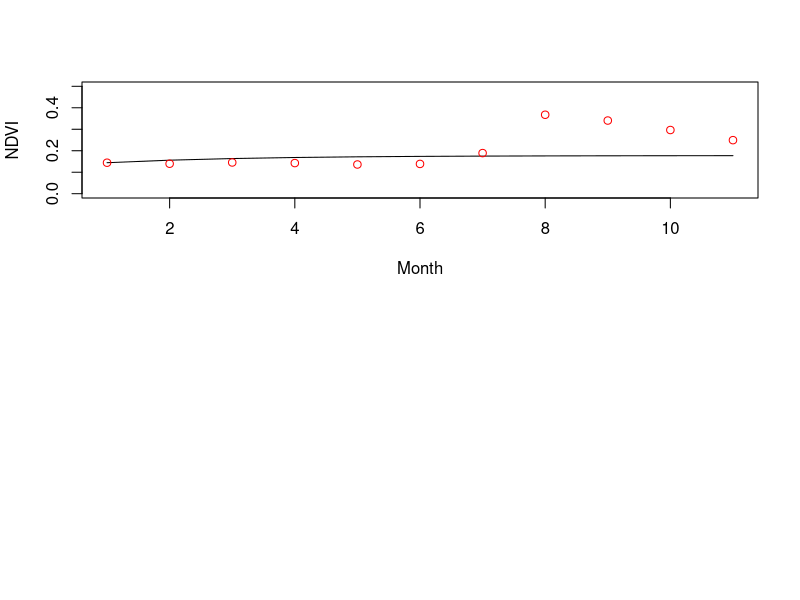

Source code (R): (Note: this script raises an error after producing the figure.)
setwd(dirname(rstudioapi::getActiveDocumentContext()$path))##set working directory to current file 


data = read.csv('./../data/portal_timeseries.csv')
n<-length(data$NDVI)
#remove last 10
datafit<-data[0:(n-10),]

nfit<-length(datafit$NDVI)###Find length of shortened data frame
model<-glm(NDVI[-1]~NDVI[-(nfit)],data=datafit)###Fit glm, indexing removes the first and last years from reponse/explanatory
model

beta<-c(model$coefficients) #extract coefficients from fitted model. this will be used for forecast

#Forecasting function. I chose to nest the loop inside the function. But it would also work to make a loop and just a function solve for the values for a single year.
#yinit is the starting value, t is the number of years the forecast is for.
ARforecast<-function(b0,b1,yinit,t){
  yout<-numeric(t)
  yout[1]<-yinit
  for (i in 2:t){
    yout[i]<-b0+b1*yout[i-1]
    
  }
  return(yout)
  
}

Forecast1<-ARforecast(b0=beta[1],b1=beta[2],yinit=datafit$NDVI[nfit],t=11)

par(mfrow=c(2,1))
plot(1:11,Forecast1,ylab='NDVI',xlab='Month', type='l', ylim=c(0,.5))
points(data$NDVI[(n-10):n], col='red')




model2<-glm(NDVI[-1]~NDVI[-(nfit)]+rain[-(nfit)],data=datafit)
model2

raint_1<-data$rain[(n-10):(n-1)]
beta<-c(model2$coefficients)
ARforecastrain<-function(b0,b1,b2,yinit,t){
  yout<-numeric(t)
  yout[1]<-yinit
  for (i in 2:t){
    yout[i]<-b0+b1*yout[i-1]+b2*raint_1[i]
    
  }
  return(yout)
  
}

Forecast2<-ARforecastrain(b0=beta[1],b1=beta[2],b2=beta[3],yinit=datafit$NDVI[nfit],t=11)

plot(1:10,Forecast2,ylab='NDVI',xlab='Month', type='l',ylim=c(0,.5))
points(data$NDVI[(n-10):n], col='red')
